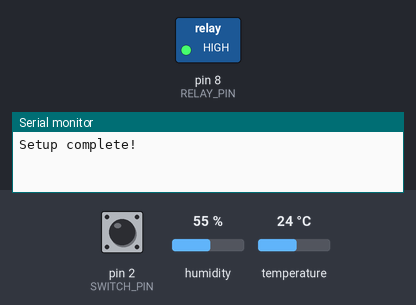
Bench run of a sketch on a simulated Arduino Uno, built with avr-gcc and run on an emulated ATmega328P. Shown: switched loads named in the sketch (green lamp = pin HIGH), the last lines printed to the serial monitor. The inputs (shaded band) are chosen by the test bench; at power-on: pin 2 (SWITCH_PIN) HIGH, humidity 55 %, temperature 24 °C.

Above: at 3.2 s.
3.3 s: pin 2 (SWITCH_PIN) pulled LOW for 0.15 s
At 4.1 s:
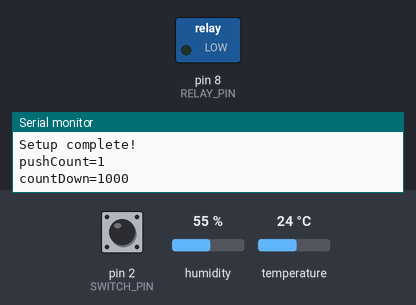
14.8 s: pin 2 (SWITCH_PIN) pulled LOW for 1 s
At 26.0 s:
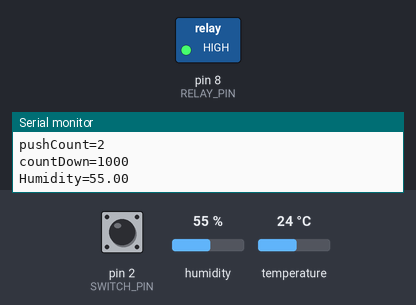
26.3 s: pin 2 (SWITCH_PIN) driven LOW
At 27.6 s:
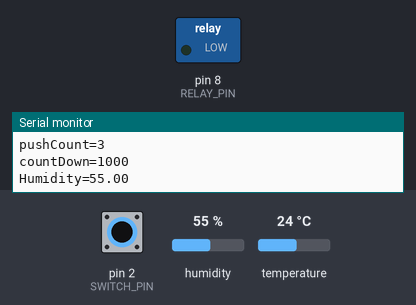
31.2 s: pin 2 (SWITCH_PIN) pulsed HIGH 2 times (0.12 s each, 0.3 s apart)
At 35.3 s:
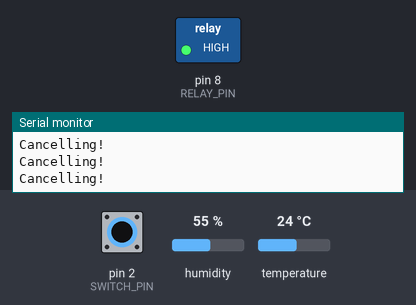
Timing chart, 0 to 36.8 s (numbered marks = the images above; inputs shaded):
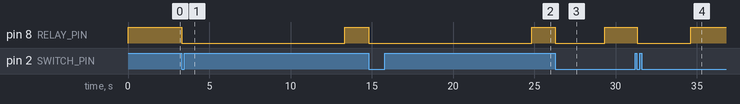

Measured:
- after the input at 3.3 s, pin 8 (RELAY_PIN): HIGH → LOW at once, → HIGH 10.0 s later
- after the input at 14.8 s, pin 8 (RELAY_PIN): HIGH → LOW at once, → HIGH 10.0 s later
- after the input at 26.3 s, pin 8 (RELAY_PIN): HIGH → LOW at once, → HIGH 3.0 s later
- after the input at 31.2 s, pin 8 (RELAY_PIN): HIGH → LOW after 0.12 s, → HIGH 3.3 s later

The sketch:

relayOnOffButton.ino.ino
```cpp
#include <DHT.h>

const int RELAY_PIN = 8;                  // Connect Digital Pin 8 on Arduino to CH1 on Relay Module
const int SWITCH_PIN = 2;                 // the number of the pushbutton pin
const int DHT_PIN = 4;                // pin number for the DHT moist sensor
const int DHT_TYPE = DHT22;
const int LOOP_DELAY = 10;                // milliseconds
const int SECONDS_ON_KEYPRESS = 10;        // seconds to activate the relay on keypress
const int SECONDS_TO_CANCEL = 3;        // seconds to hold button before cancelling
const int MILLIS_INTERVAL_HUMIDITY_CHECK = 10 * 1000;

// variables will change:
int switchState = 0;         // variable for reading the pushbutton status
int previousSwitchState = 0;
int pushCount = 0;
int countDown = 0;
int pressedMilliseconds = 0;
int humidityCountDown = 5 * 1000; // wait a few seconds on start

DHT dht(DHT_PIN, DHT_TYPE);

 void setup(){
   Serial.begin(9600);
   //Setup all the Arduino Pins
   pinMode(RELAY_PIN, OUTPUT);
   pinMode(SWITCH_PIN, INPUT);
   digitalWrite(SWITCH_PIN, HIGH); // connect to internal pull up resistor

   //Turn OFF any power to the Relay channels
   digitalWrite(RELAY_PIN,HIGH);
   dht.begin();
   delay(2000); //Wait 2 seconds before starting sequence
   Serial.println("Setup complete!");
 }

 void loop(){
  switchState = digitalRead(SWITCH_PIN);
  checkHumidity();

  if (switchState == LOW) {  // button pressed
   if (previousSwitchState != switchState) {
    previousSwitchState = switchState;
    pushCount=pushCount+1;
    countDown = countDown + (SECONDS_ON_KEYPRESS * 1000 / LOOP_DELAY); // X seconds
    Serial.print("pushCount=");
    Serial.println(pushCount);
    Serial.print("countDown=");
    Serial.println(countDown);
   } else { // pressed and still pressed?
    pressedMilliseconds = pressedMilliseconds + LOOP_DELAY;
    if (pressedMilliseconds > (SECONDS_TO_CANCEL * 1000)) {
      countDown = -1;
    }
   }
  } else { // button not pressed
    pressedMilliseconds = 0;
   if (previousSwitchState != switchState) {
    previousSwitchState = switchState;
   }
  }

  determineRelayStatus();

  delay(LOOP_DELAY);
 }


 void checkHumidity(){
  if (humidityCountDown < 1) {
    humidityCountDown = MILLIS_INTERVAL_HUMIDITY_CHECK;
    float h = dht.readHumidity();
    if (isnan(h)) {
      Serial.println("Failed to read from DHT sensor!");
    } else {
      Serial.print("Humidity=");
      Serial.println(h);
    }
  } else {
    humidityCountDown = humidityCountDown - LOOP_DELAY;
  }
 }

 /*
  * Determine the status that we should give the relay
  * based on the countDown (or air moisture)
  */
 void determineRelayStatus(){
    if (countDown > 0) {
    digitalWrite(RELAY_PIN, LOW);
    countDown = countDown - 1;
  } else {
    if (countDown < 0) {
      Serial.println("Cancelling!");
      countDown = 0;
    }
    digitalWrite(RELAY_PIN, HIGH);
  }
 }
```
